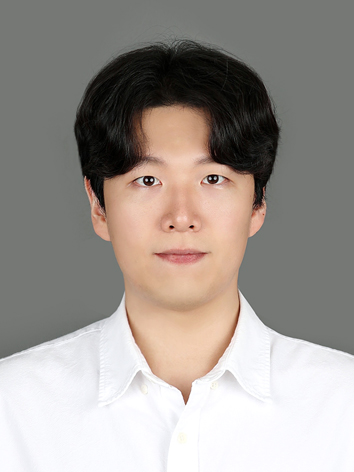
#> input picture images/gwangju_long.jpg, 354 x 472 px
$ python data_preparation.py --input_dir ../images   (older library calls are emulated)
#> lines starting #> are read from the running program, lines starting #| are printed output that depends on the picture
#!/usr/bin/env python3
# -*- coding: utf-8 -*-

import os
import cv2
import numpy as np
from PIL import Image
import argparse
from pathlib import Path
import shutil
from typing import List, Tuple
import logging

logging.basicConfig(level=logging.INFO)
logger = logging.getLogger(__name__)

class DataPreparation:
    def __init__(self, input_dir: str, output_dir: str, target_size: Tuple[int, int] = (512, 512)):
        """
        데이터 준비 클래스 초기화

        Args:
            input_dir: 입력 이미지 디렉토리
            output_dir: 출력 디렉토리
            target_size: 목표 이미지 크기
        """
        self.input_dir = Path(input_dir)
        self.output_dir = Path(output_dir)
        self.target_size = target_size

        # 출력 디렉토리 생성
        self.output_dir.mkdir(parents=True, exist_ok=True)

    def prepare_training_data(self, min_face_size: int = 100, quality_threshold: float = 0.7):
        """
        학습 데이터를 준비합니다.

        Args:
            min_face_size: 최소 얼굴 크기
            quality_threshold: 이미지 품질 임계값
        """
#> called with min_face_size = 100, quality_threshold = 0.7
        logger.info("학습 데이터 준비 시작...")

        # 지원하는 이미지 확장자
        image_extensions = ['.jpg', '.jpeg', '.png', '.bmp', '.tiff']

        # 입력 이미지 파일들 찾기
        image_files = []
        for ext in image_extensions:
            image_files.extend(self.input_dir.glob(f"*{ext}"))
            image_files.extend(self.input_dir.glob(f"*{ext.upper()}"))
#> pass 2 of the loop in prepare_training_data, `for ext in image_extensions:`:

        if not image_files:
            logger.error(f"입력 디렉토리에서 이미지를 찾을 수 없습니다: {self.input_dir}")
            return

        logger.info(f"총 {len(image_files)}개의 이미지 파일 발견")

        # 얼굴 검출기 초기화
        face_cascade = cv2.CascadeClassifier(cv2.data.haarcascades + 'haarcascade_frontalface_default.xml')

        processed_count = 0
        for image_file in image_files:
            try:
                # 이미지 로드
                image = cv2.imread(str(image_file))
#> image is the input picture: shape (472, 354, 3); mean B, G, R 146.1, 151.5, 158.6
                if image is None:
                    logger.warning(f"이미지를 로드할 수 없습니다: {image_file}")
                    continue

                # BGR to RGB
                image_rgb = cv2.cvtColor(image, cv2.COLOR_BGR2RGB)

                # 얼굴 검출
                faces = face_cascade.detectMultiScale(
                    cv2.cvtColor(image, cv2.COLOR_BGR2GRAY),
                    scaleFactor=1.1,
                    minNeighbors=5,
                    minSize=(min_face_size, min_face_size)
                )
#> faces = [[92, 115, 182, 182]]

                if len(faces) == 0:
                    logger.warning(f"얼굴이 검출되지 않았습니다: {image_file}")
                    continue

                # 가장 큰 얼굴 선택
                largest_face = max(faces, key=lambda x: x[2] * x[3])
#> largest_face = [92, 115, 182, 182]
                x, y, w, h = largest_face
#> x = 92; y = 115; w = 182; h = 182

                # 얼굴 영역 확장 (헤어 포함)
                margin = int(max(w, h) * 0.3)
#> margin = 54
                x1 = max(0, x - margin)
#> x1 = 38
                y1 = max(0, y - margin)
#> y1 = 61
                x2 = min(image.shape[1], x + w + margin)
#> x2 = 328
                y2 = min(image.shape[0], y + h + margin)
#> y2 = 351

                # 얼굴 영역 크롭
                face_crop = image_rgb[y1:y2, x1:x2]
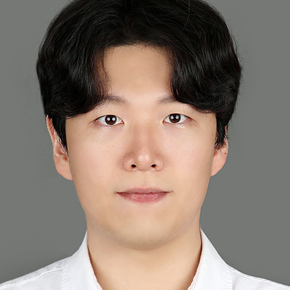
#> face_crop: shape (290, 290, 3); mean R, G, B 135.1, 121.1, 111

                # 이미지 품질 검사
                if not self._check_image_quality(face_crop, quality_threshold):
#> in _check_image_quality, `gray = cv2.cvtColor(image, cv2.COLOR_RGB2GRAY)`:
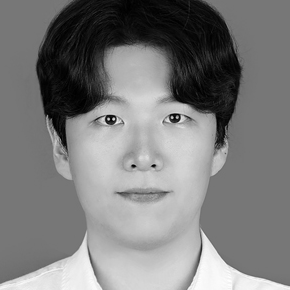
#> gray: shape (290, 290); min 0, max 254, mean 124.2
#> in _check_image_quality, `laplacian_var = cv2.Laplacian(gray, cv2.CV_64F).var()`: laplacian_var = 364.2
#> in _check_image_quality, `contrast = gray.std()`: contrast = 64.31
#> in _check_image_quality, `brightness = gray.mean()`: brightness = 124.2
#> in _check_image_quality, `quality_score = (laplacian_var / 1000.0) * (contrast / 50.0) * (bright..`: quality_score = 0.454
                    logger.warning(f"이미지 품질이 낮습니다: {image_file}")
                    continue

                # 리사이즈
                face_crop_resized = cv2.resize(face_crop, self.target_size)

                # 출력 파일명 생성
                output_filename = f"training_{processed_count:04d}.jpg"
                output_path = self.output_dir / output_filename

                # 이미지 저장
                cv2.imwrite(str(output_path), cv2.cvtColor(face_crop_resized, cv2.COLOR_RGB2BGR))

                processed_count += 1
                logger.info(f"처리 완료: {image_file.name} -> {output_filename}")

            except Exception as e:
                logger.error(f"이미지 처리 중 오류 발생: {image_file} - {e}")
                continue
#> pass 2 of the loop in prepare_training_data, `for image_file in image_files:`:
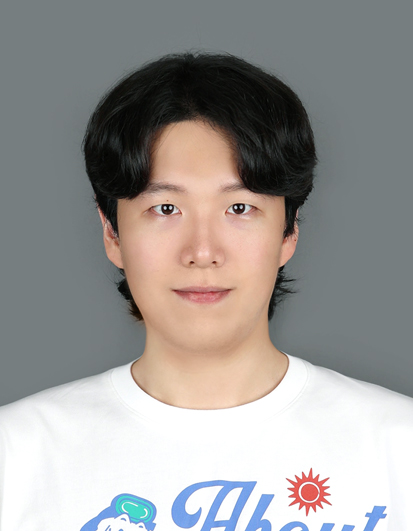
#> input picture images/gwangju_short.jpg, 413 x 531 px
#> in prepare_training_data, image is the input picture: shape (531, 413, 3); mean B, G, R 150.2, 152.4, 155.3
#> image_rgb: shape (531, 413, 3)
#> faces = [[106, 140, 191, 191]]
#> largest_face = [106, 140, 191, 191]
#> x = 106; y = 140; w = 191
#> margin = 57
#> x1 = 49
#> y1 = 83
#> x2 = 354
#> y2 = 388
#> in prepare_training_data, `face_crop = image_rgb[y1:y2, x1:x2]`:
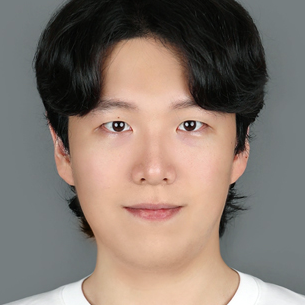
#> face_crop: shape (305, 305, 3); mean R, G, B 133.9, 120.5, 111.6
#> in _check_image_quality (call 2), `gray = cv2.cvtColor(image, cv2.COLOR_RGB2GRAY)`:
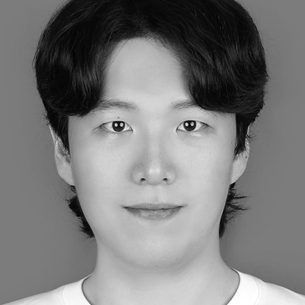
#> gray: shape (305, 305); min 0, max 255, mean 123.5
#> laplacian_var = 271.6
#> contrast = 63.04
#> brightness = 123.5
#> quality_score = 0.331

        logger.info(f"데이터 준비 완료! 총 {processed_count}개의 이미지가 처리되었습니다.")
        logger.info(f"출력 디렉토리: {self.output_dir}")

    def _check_image_quality(self, image: np.ndarray, threshold: float) -> bool:
        """
        이미지 품질을 검사합니다.

        Args:
            image: 검사할 이미지
            threshold: 품질 임계값

        Returns:
            품질이 기준을 만족하면 True
        """
        # 라플라시안 분산으로 선명도 측정
        gray = cv2.cvtColor(image, cv2.COLOR_RGB2GRAY)
        laplacian_var = cv2.Laplacian(gray, cv2.CV_64F).var()

        # 대비 측정
        contrast = gray.std()

        # 밝기 측정
        brightness = gray.mean()

        # 품질 점수 계산
        quality_score = (laplacian_var / 1000.0) * (contrast / 50.0) * (brightness / 128.0)

        return quality_score > threshold

    def create_validation_split(self, validation_ratio: float = 0.2):
        """
        검증 데이터셋을 분리합니다.

        Args:
            validation_ratio: 검증 데이터 비율
        """
        logger.info("검증 데이터셋 분리 중...")

        # 학습 데이터 파일들
        training_files = list(self.output_dir.glob("*.jpg"))

        if not training_files:
            logger.warning("학습 데이터가 없습니다.")
            return

        # 검증 데이터 개수 계산
        num_validation = int(len(training_files) * validation_ratio)

        # 랜덤하게 검증 데이터 선택
        import random
        random.shuffle(training_files)
        validation_files = training_files[:num_validation]

        # 검증 디렉토리 생성
        validation_dir = self.output_dir / "validation"
        validation_dir.mkdir(exist_ok=True)

        # 검증 파일들 이동
        for file in validation_files:
            shutil.move(str(file), str(validation_dir / file.name))

        logger.info(f"검증 데이터 분리 완료: {len(validation_files)}개 파일")
        logger.info(f"검증 디렉토리: {validation_dir}")

def main():
    parser = argparse.ArgumentParser(description="학습 데이터 준비")
    parser.add_argument("--input_dir", type=str, required=True, help="입력 이미지 디렉토리")
    parser.add_argument("--output_dir", type=str, default="training_data", help="출력 디렉토리")
    parser.add_argument("--target_size", type=int, nargs=2, default=[512, 512], help="목표 이미지 크기")
    parser.add_argument("--min_face_size", type=int, default=100, help="최소 얼굴 크기")
    parser.add_argument("--quality_threshold", type=float, default=0.7, help="이미지 품질 임계값")
    parser.add_argument("--validation_ratio", type=float, default=0.2, help="검증 데이터 비율")

    args = parser.parse_args()

    # 데이터 준비
    data_prep = DataPreparation(
        input_dir=args.input_dir,
        output_dir=args.output_dir,
        target_size=tuple(args.target_size)
    )

    # 학습 데이터 준비
    data_prep.prepare_training_data(
        min_face_size=args.min_face_size,
        quality_threshold=args.quality_threshold
    )

    # 검증 데이터 분리
    data_prep.create_validation_split(validation_ratio=args.validation_ratio)

if __name__ == "__main__":
    main()
